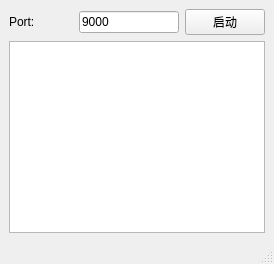
<?xml version="1.0" encoding="UTF-8"?>
<ui version="4.0">
 <class>ServerWindow</class>
 <widget class="QMainWindow" name="ServerWindow">
  <property name="windowTitle">
   <string>Server</string>
  </property>
  <widget class="QWidget" name="centralwidget">
   <layout class="QVBoxLayout" name="verticalLayout">
    <item>
     <layout class="QHBoxLayout" name="row1">
      <item>
       <widget class="QLabel" name="labelPort">
        <property name="text">
         <string>Port:</string>
        </property>
       </widget>
      </item>
      <item>
       <widget class="QLineEdit" name="edPort">
        <property name="maximumSize">
         <size>
          <width>100</width>
          <height>16777215</height>
         </size>
        </property>
        <property name="text">
         <string>9000</string>
        </property>
       </widget>
      </item>
      <item>
       <widget class="QPushButton" name="btnStartStop">
        <property name="text">
         <string>启动</string>
        </property>
       </widget>
      </item>
     </layout>
    </item>
    <item>
     <widget class="QTextEdit" name="txtLog">
      <property name="readOnly">
       <bool>true</bool>
      </property>
     </widget>
    </item>
   </layout>
  </widget>
  <widget class="QMenuBar" name="menubar"/>
  <widget class="QStatusBar" name="statusbar"/>
 </widget>
 <resources/>
 <connections/>
</ui>
